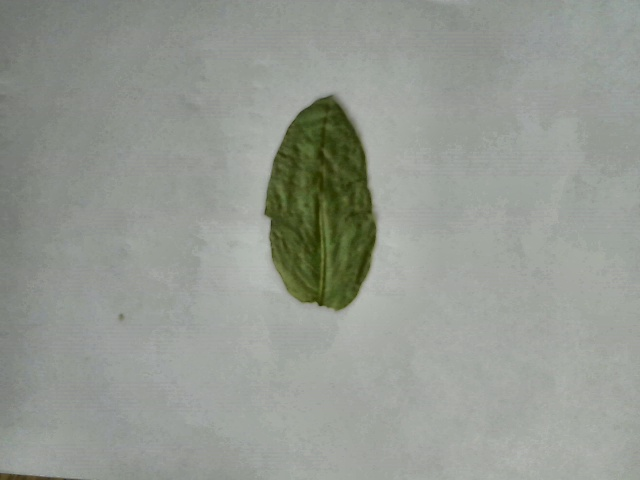
#> input picture DATA/LEAF/10_RGB.jpg, 640 x 480 px
$ python -i imFormat.py   (imports and definitions only)   (older library calls are emulated)
#> lines starting #> are read from the running program, lines starting #| are printed output that depends on the picture
#> further down, picture is the input picture: shape (480, 640, 3); mean B, G, R 145.5, 153, 148.5
import numpy as np
from skimage import color
import scipy
import cv2

def imread(pathName, module=False):
	if not module:
		return cv2.imread(str(pathName))
#-------------------------------------------
#----------------NDVI Function--------------
#-------------------------------------------
#NDVI Calculation
#Input: an RGB image frame from infrablue source (blue is blue, red is pretty much infrared)
#Output: an RGB frame with equivalent NDVI of the input frame
# [100 lines left out: functions NDVICalc, DVICalc, LABAverage, NIRCalc, not called in this run]

#-------------------------------------------
#--------------Helper Function--------------
#-------------------------------------------

def rgb2gray(rgbImage):
	return color.rgb2gray(rgbImage)

def bgr2gray(bgrImage):
	return cv2.cvtColor(bgrImage, cv2.COLOR_BGR2GRAY)

def rgb2lab(rgbImage):
	return color.rgb2lab(rgbImage)

def lab2rgb(labImage):
	return color.lab2rgb(labImage)

# [11 lines left out: functions bgr2rgb, rgb2bgr, not called in this run]

def bgr2hsv(bgrImage):
	return cv2.cvtColor(bgrImage, cv2.COLOR_BGR2HSV)

def rgb2hsv(rgbImage):
	return cv2.cvtColor(rgb2bgr(rgbImage), cv2.COLOR_BGR2HSV)

# [11 lines left out: function smallestBoundingRectangularSegment, not called in this run]

def equalizeHistogram(grayscaleImage):
	# create a CLAHE object (Arguments are optional).
	clahe = cv2.createCLAHE(clipLimit=2.0, tileGridSize=(8,8))
	cl1 = clahe.apply(grayscaleImage)
	return cl1

def equalize(bgr_image):
	l, a, b = cv2.split(cv2.cvtColor(bgr_image, cv2.COLOR_BGR2LAB))
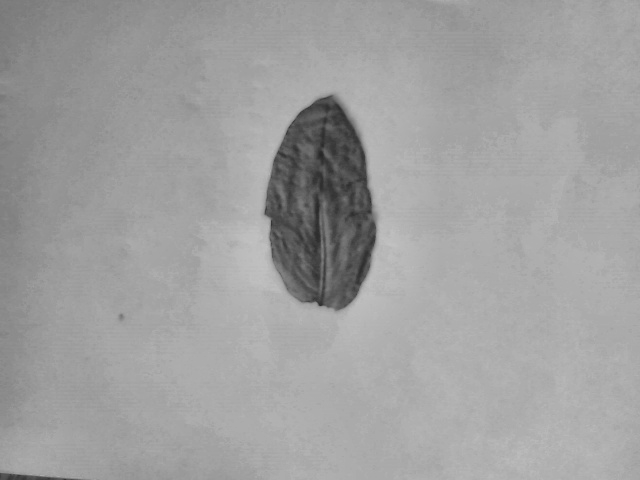
#> l: shape (480, 640); min 38, max 195, mean 159.6
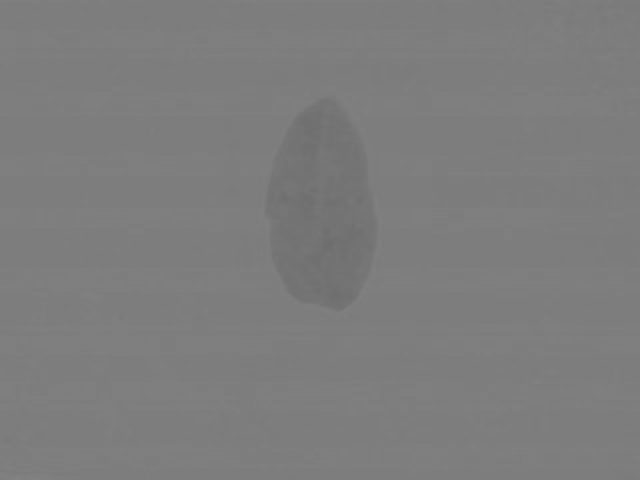
#> a: shape (480, 640); min 109, max 131, mean 124.9
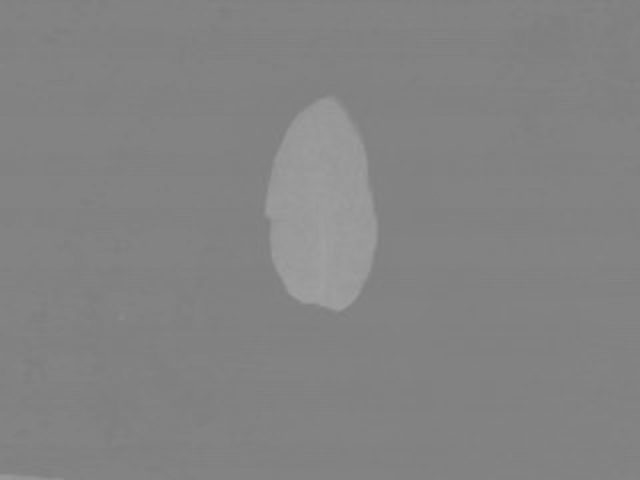
#> b: shape (480, 640); min 126, max 161, mean 131.4
	lmod = equalizeHistogram(l)
#> in equalizeHistogram, `cl1 = clahe.apply(grayscaleImage)`:
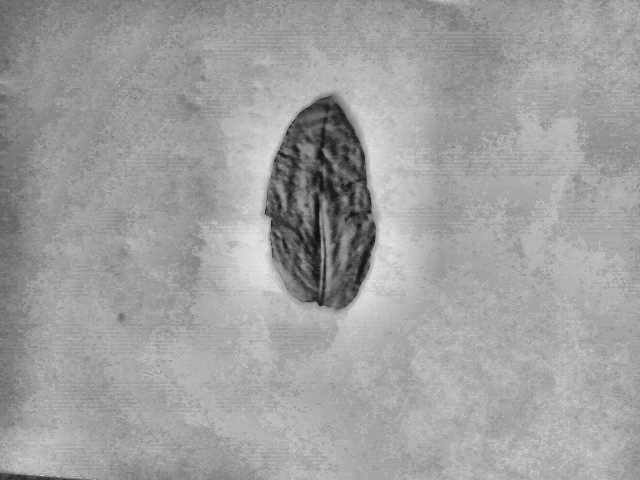
#> cl1: shape (480, 640); min 17, max 227, mean 159.4
	output = cv2.cvtColor(cv2.merge([lmod,a,b]), cv2.COLOR_LAB2BGR)
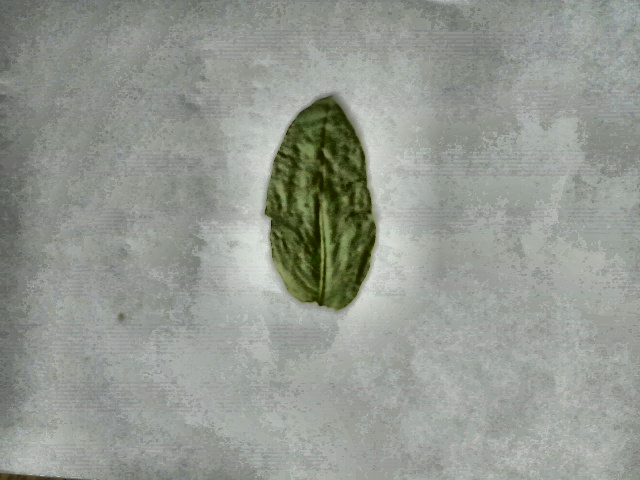
#> output: shape (480, 640, 3); mean B, G, R 145.6, 153.1, 148.3
	return output


>>> import cv2
>>> picture = cv2.imread('../../DATA/LEAF/10_RGB.jpg')
>>> result = equalize(picture)

$ run again, on DATA/LEAF/11_RGB.jpg
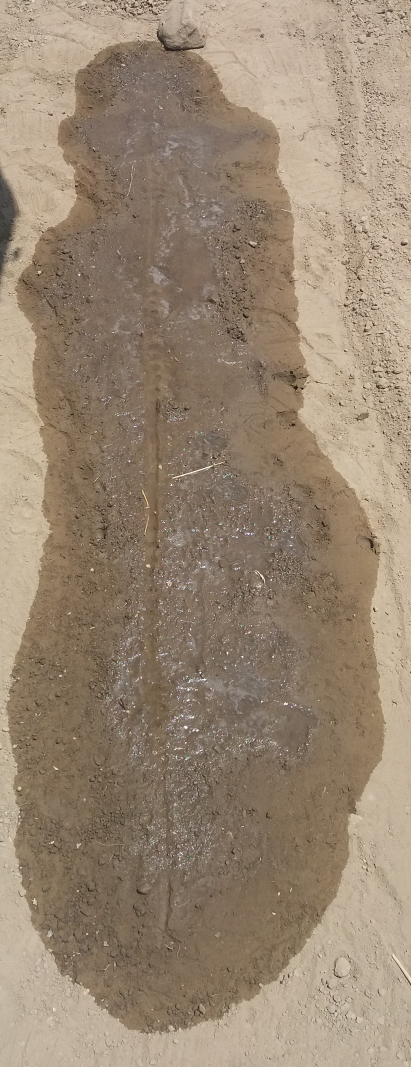
#> input picture DATA/LEAF/11_RGB.jpg, 1233 x 3201 px (shown at 1/3 size)
#> picture is the input picture: shape (3201, 1233, 3); mean B, G, R 114.9, 135.2, 153.2
#> in equalizeHistogram, `cl1 = clahe.apply(grayscaleImage)`:
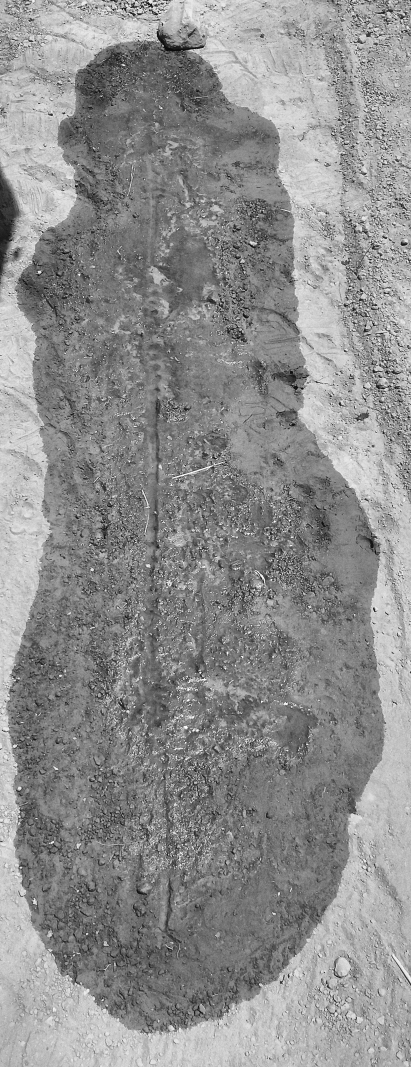
#> cl1: shape (3201, 1233) (shown at 1/3 size); min 1, max 255, mean 142.3
#> in equalize, `output = cv2.cvtColor(cv2.merge([lmod,a,b]), cv2.COLOR_LAB2BGR)`:
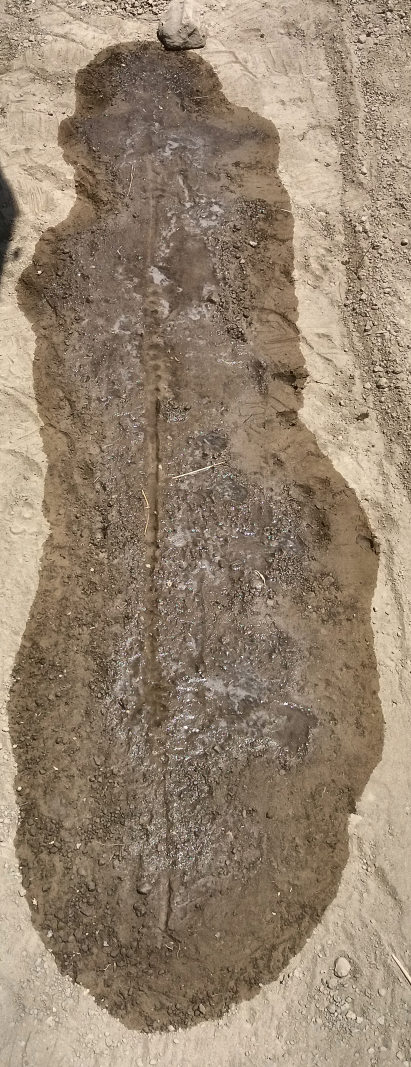
#> output: shape (3201, 1233, 3) (shown at 1/3 size); mean B, G, R 112, 132.3, 150.1

$ run again, on DATA/LEAF/1_RGB.jpg
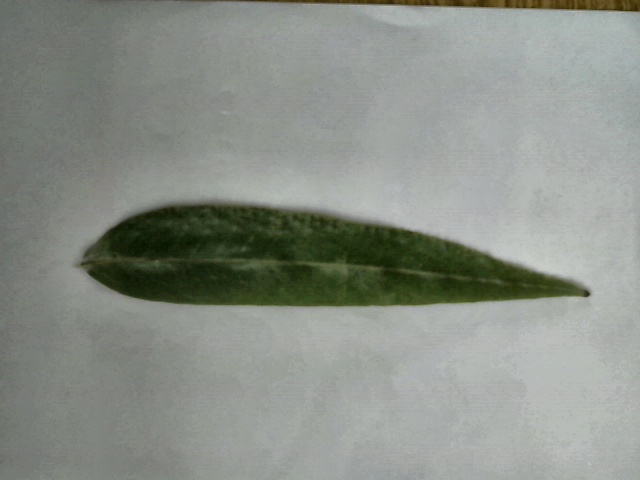
#> input picture DATA/LEAF/1_RGB.jpg, 640 x 480 px
#> picture is the input picture: shape (480, 640, 3); mean B, G, R 135.9, 143.5, 138.5
#> in equalize, `l, a, b = cv2.split(cv2.cvtColor(bgr_image, cv2.COLOR_BGR2LAB))`:
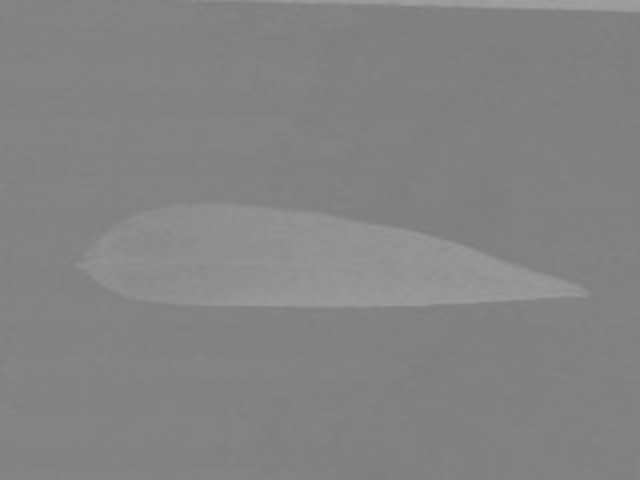
#> b: shape (480, 640); min 125, max 160, mean 131.5
#> in equalize, `output = cv2.cvtColor(cv2.merge([lmod,a,b]), cv2.COLOR_LAB2BGR)`:
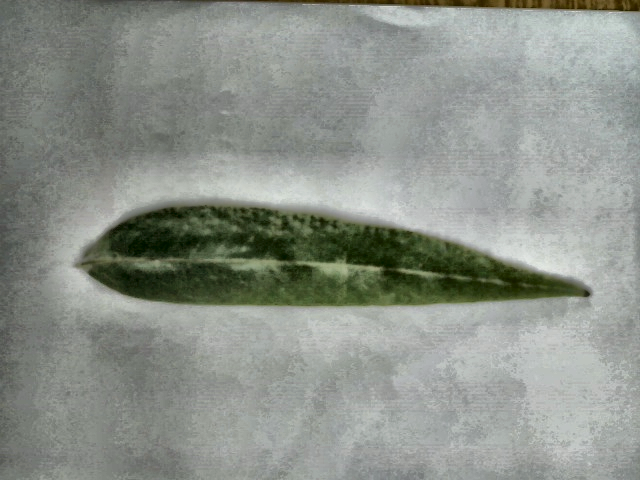
#> output: shape (480, 640, 3); mean B, G, R 138.1, 145.6, 140.3

$ run again, on DATA/LEAF/2_RGB.jpg
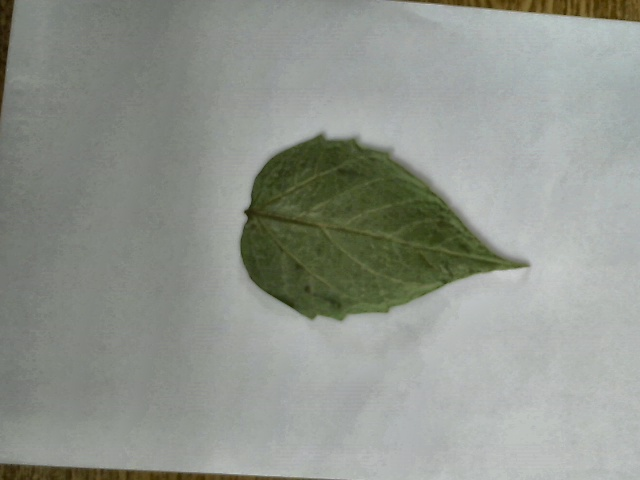
#> input picture DATA/LEAF/2_RGB.jpg, 640 x 480 px
#> picture is the input picture: shape (480, 640, 3); mean B, G, R 141.6, 149.1, 144.6
#> in equalize, `l, a, b = cv2.split(cv2.cvtColor(bgr_image, cv2.COLOR_BGR2LAB))`:
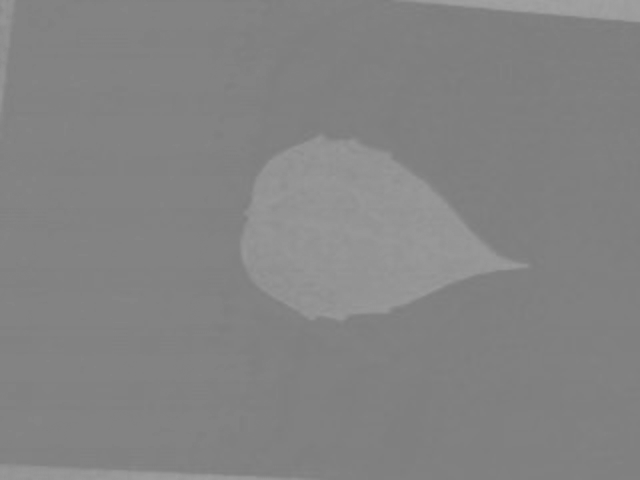
#> b: shape (480, 640); min 124, max 163, mean 131.6
#> in equalize, `output = cv2.cvtColor(cv2.merge([lmod,a,b]), cv2.COLOR_LAB2BGR)`:
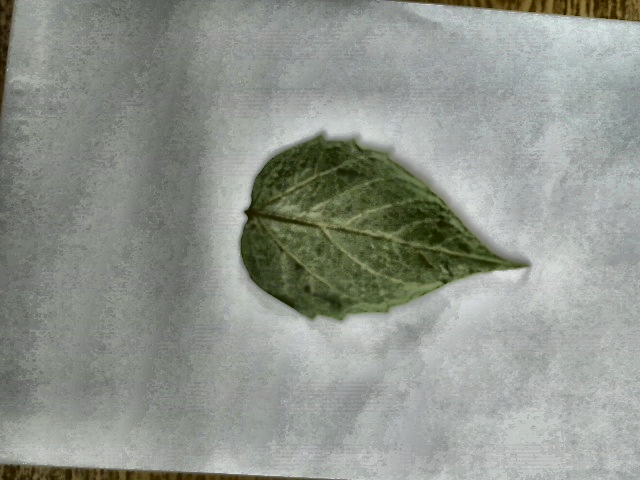
#> output: shape (480, 640, 3); mean B, G, R 141.7, 149.2, 144.4
